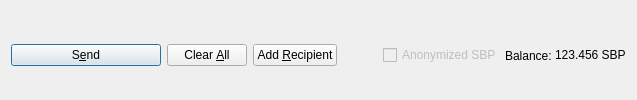
         <widget class="QFrame" name="frame_Send">
          <layout class="QHBoxLayout" name="horizontalLayout">
           <property name="bottomMargin">
            <number>0</number>
           </property>
           <item>
            <widget class="QPushButton" name="sendButton">
             <property name="minimumSize">
              <size>
               <width>150</width>
               <height>0</height>
              </size>
             </property>
             <property name="toolTip">
              <string>Confirm the send action</string>
             </property>
             <property name="text">
              <string>S&amp;end</string>
             </property>
             <property name="icon">
              <iconset resource="../sbpay.qrc">
               <normaloff>:/icons/send</normaloff>:/icons/send</iconset>
             </property>
             <property name="autoDefault">
              <bool>false</bool>
             </property>
             <property name="default">
              <bool>true</bool>
             </property>
            </widget>
           </item>
           <item>
            <widget class="QPushButton" name="clearButton">
             <property name="sizePolicy">
              <sizepolicy hsizetype="Minimum" vsizetype="Fixed">
               <horstretch>0</horstretch>
               <verstretch>0</verstretch>
              </sizepolicy>
             </property>
             <property name="toolTip">
              <string>Clear all fields of the form.</string>
             </property>
             <property name="text">
              <string>Clear &amp;All</string>
             </property>
             <property name="icon">
              <iconset resource="../sbpay.qrc">
               <normaloff>:/icons/remove</normaloff>:/icons/remove</iconset>
             </property>
             <property name="autoDefault">
              <bool>false</bool>
             </property>
            </widget>
           </item>
           <item>
            <widget class="QPushButton" name="addButton">
             <property name="toolTip">
              <string>Send to multiple recipients at once</string>
             </property>
             <property name="text">
              <string>Add &amp;Recipient</string>
             </property>
             <property name="icon">
              <iconset resource="../sbpay.qrc">
               <normaloff>:/icons/add</normaloff>:/icons/add</iconset>
             </property>
             <property name="autoDefault">
              <bool>false</bool>
             </property>
            </widget>
           </item>
           <item>
            <spacer name="horizontalSpacer">
             <property name="orientation">
              <enum>Qt::Horizontal</enum>
             </property>
             <property name="sizeHint" stdset="0">
              <size>
               <width>40</width>
               <height>20</height>
              </size>
             </property>
            </spacer>
           </item>
           <item>
            <layout class="QHBoxLayout" name="horizontalLayout_2">
             <property name="spacing">
              <number>3</number>
             </property>
             <item>
              <widget class="QCheckBox" name="checkzSBP">
               <property name="enabled">
                <bool>false</bool>
               </property>
               <property name="text">
                <string>Anonymized SBP</string>
               </property>
              </widget>
             </item>
             <item>
              <widget class="QLabel" name="label">
               <property name="text">
                <string>Balance:</string>
               </property>
              </widget>
             </item>
             <item>
              <widget class="QLabel" name="labelBalance">
               <property name="sizePolicy">
                <sizepolicy hsizetype="Preferred" vsizetype="Fixed">
                 <horstretch>0</horstretch>
                 <verstretch>0</verstretch>
                </sizepolicy>
               </property>
               <property name="cursor">
                <cursorShape>IBeamCursor</cursorShape>
               </property>
               <property name="text">
                <string notr="true">123.456 SBP</string>
               </property>
               <property name="textInteractionFlags">
                <set>Qt::LinksAccessibleByMouse|Qt::TextSelectableByKeyboard|Qt::TextSelectableByMouse</set>
               </property>
              </widget>
             </item>
            </layout>
           </item>
          </layout>
         </widget>
